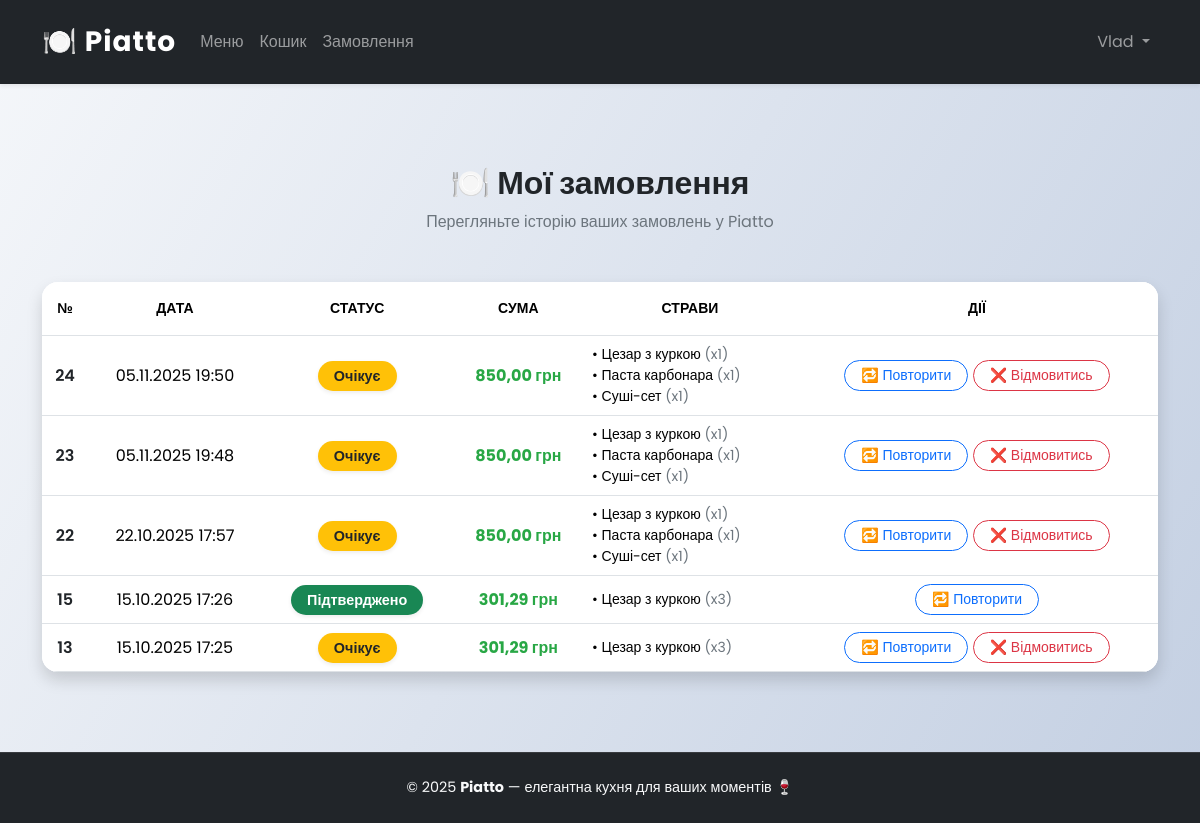
The page /orders/history/ (signed in) on the database its author committed.
### orders/models.py (models this page shows, shortened)
class Order(models.Model):
    payment_methods = (
        ("cash", "Готівка при отриманні"),
        ("card", "Онлайн оплата "),
    )
    user = models.ForeignKey(User, null=True, blank=True, on_delete=models.SET_NULL)
    name = models.CharField(max_length=150)
    phone = models.CharField(max_length=150)
    address = models.TextField()
    email = models.EmailField()
    payment_method = models.CharField(max_length=20, choices=payment_methods, default="cash")
    created_at = models.DateTimeField(auto_now_add=True)
    is_confirmed = models.BooleanField(default=False)  # замовлення підтверджене?
    token = models.UUIDField(default=uuid.uuid4, unique=True)  # унікальний токен для підтвердження
    @property
    def total_price(self):
        return sum(item.price * item.quantity for item in self.items.all())

class OrderItem(models.Model):
    order = models.ForeignKey(Order, on_delete=models.CASCADE, related_name="items")
    dish = models.ForeignKey(Dish, on_delete=models.CASCADE)
    quantity = models.PositiveIntegerField(default=1)
    price = models.DecimalField(max_digits=8, decimal_places=2, null=True, blank=True)

### menu/models.py (models this page shows, shortened)
class Dish(models.Model):
    name = models.CharField(max_length=150)
    category = models.ForeignKey(Category, on_delete=models.CASCADE, related_name="dishes")
    description = models.TextField()
    ingredients = models.TextField()
    image = models.ImageField(upload_to="dishes/", blank=True, null=True)
    price = models.FloatField(default=100.00)
    available = models.BooleanField(default=True)

### orders/views.py (the view)
# urls.py: path("history/", views.order_history, name="order_history"),
@login_required(login_url='register:login')
def order_history(request):
    orders = Order.objects.filter(user=request.user).order_by('-created_at')
    return render(request, 'orders/order_history.html', {'orders': orders})

### templates/orders/order_history.html (shortened to what this page needs)
{% extends "base.html" %}
{% block content %}
<div class="container my-5">
  <div class="text-center mb-5">
    <h2 class="fw-bold text-dark mb-2">🍽️ Мої замовлення</h2>
    <p class="text-muted">Перегляньте історію ваших замовлень у Piatto</p>
  </div>
  {% if not user.is_authenticated %}
    <div class="text-center py-5">
      <h5 class="text-muted mb-3">Щоб переглянути історію замовлень, увійдіть у свій акаунт</h5>
      <a href="{% url 'register:login' %}" class="btn btn-lg btn-primary rounded-pill shadow-sm">
        🔐 Увійти
      </a>
    </div>
  {% elif orders %}
    <div class="table-responsive shadow rounded-4 overflow-hidden">
      <table class="table align-middle text-center mb-0 bg-white">
        <thead class="bg-light text-uppercase text-secondary small">
          <tr>
            <th class="py-3">№</th>
            <th>Дата</th>
            <th>Статус</th>
            <th>Сума</th>
            <th>Страви</th>
            <th>Дії</th>
          </tr>
        </thead>
        <tbody>
          {% for order in orders %}
          <tr class="order-row">
            <td class="fw-semibold text-dark">{{ order.id }}</td>
            <td>{{ order.created_at|date:"d.m.Y H:i" }}</td>
            <td>
              {% if order.is_confirmed %}
                <span class="badge rounded-pill bg-success px-3 py-2 shadow-sm">Підтверджено</span>
              {% else %}
                <span class="badge rounded-pill bg-warning text-dark px-3 py-2 shadow-sm">Очікує</span>
              {% endif %}
            </td>
            <td class="fw-bold text-success">{{ order.total_price }} грн</td>
            <td>
              <ul class="list-unstyled small mb-0 text-start">
                {% for item in order.items.all %}
                  <li>• {{ item.dish.name }} <span class="text-muted">(x{{ item.quantity }})</span></li>
                {% endfor %}
              </ul>
            </td>
            <td>
              <form method="post" action="{% url 'orders:repeat_order' order.id %}" class="d-inline">
                <button type="submit" class="btn btn-sm btn-outline-primary rounded-pill px-3">
                  🔁 Повторити
                </button>
              </form>
              {% if not order.is_confirmed %}
              <form method="post" action="{% url 'orders:cancel_order' order.id %}" class="d-inline" onsubmit="return confirm('Ви точно хочете відмовитись від цього замовлення?')">
                <button type="submit" class="btn btn-sm btn-outline-danger rounded-pill px-3">
                  ❌ Відмовитись
                </button>
              </form>
              {% endif %}
            </td>
          </tr>
          {% endfor %}
        </tbody>
      </table>
    </div>
  {% endif %}
</div>
{% endblock %}

### templates/base.html (shortened to what this page needs)
{% load static %}
<!DOCTYPE html>
<html lang="uk">
<head>
  <link href="https://cdn.jsdelivr.net/npm/bootstrap@5.3.3/dist/css/bootstrap.min.css" rel="stylesheet">
  <link rel="stylesheet" href="{% static 'css/style.css' %}">
</head>
<body class="d-flex flex-column min-vh-100">
  <nav class="navbar navbar-expand-lg navbar-dark shadow-sm py-3">
    <div class="container">
      <a class="navbar-brand fw-bold fs-3" href="{% url 'home' %}">
        🍽️ Piatto
      </a>
      <div class="collapse navbar-collapse" id="navbarNav">
        <ul class="navbar-nav me-auto mb-2 mb-lg-0">
          <li class="nav-item"><a class="nav-link" href="{% url 'menu:category_list' %}">Меню</a></li>
          <li class="nav-item"><a class="nav-link" href="{% url 'cart:cart_detail' %}">Кошик</a></li>
          <li class="nav-item"><a class="nav-link" href="{% url 'orders:order_history' %}">Замовлення</a></li>
        </ul>
        <ul class="navbar-nav ms-auto">
          {% if user.is_authenticated %}
          <li class="nav-item dropdown">
            <a class="nav-link dropdown-toggle" href="#" data-bs-toggle="dropdown">
              {{ user.username }}
            </a>
          </li>
          {% endif %}
        </ul>
      </div>
    </div>
  </nav>
  <main class="flex-grow-1">
    {% block content %}{% endblock %}
  </main>
  <footer class="footer text-center py-4 mt-auto">
    <div class="container">
      <p class="mb-0 text-light">
        &copy; 2025 <b>Piatto</b> — елегантна кухня для ваших моментів 🍷
      </p>
    </div>
  </footer>
</body>
</html>

### static/css/style.css (style rules this page uses)
body { font-family: 'Poppins', sans-serif; background: linear-gradient(120deg, #f5f7fa, #c3cfe2); color: #333; min-height: 100vh; display: flex; flex-direction: column; }
.navbar { background: #212529 !important; box-shadow: 0 4px 15px rgba(0, 0, 0, 0.2); }
.navbar-brand { font-weight: 700; letter-spacing: 1px; }
.nav-link { transition: 0.3s; }
main { flex: 1; padding-top: 2rem; padding-bottom: 2rem; }
.btn { border-radius: 0.75rem; transition: all 0.2s ease; }
.table { border-radius: 0.75rem; overflow: hidden; }
.table th, .table td { vertical-align: middle; text-align: center; }
.section-title, h2, h1 { font-weight: 700; color: #212529; margin-bottom: 1rem; }
footer { background: #212529; color: #ccc; text-align: center; padding: 1rem 0; margin-top: auto; font-size: 0.9rem; border-top: 1px solid rgba(255, 255, 255, 0.1); }
form { margin-bottom: 0; }
.badge { font-size: 0.9rem; padding: 0.4em 0.6em; }
.text-success { color: #28a745 !important; }
.text-muted { color: #6c757d !important; }
.container, .card, .table, .form-control { animation: fadeInUp 0.4s ease; }

### rows shown on the page
Order: id "24", created_at "05.11.2025 19:50", is_confirmed "Очікує", total_price "850,00"
OrderItem: dish.name "Цезар з куркою", quantity "1"
OrderItem: dish.name "Паста карбонара", quantity "1"
OrderItem: dish.name "Суші-сет", quantity "1"
Order: id "23", created_at "05.11.2025 19:48", is_confirmed "Очікує", total_price "850,00"
OrderItem: dish.name "Цезар з куркою", quantity "1"
OrderItem: dish.name "Паста карбонара", quantity "1"
OrderItem: dish.name "Суші-сет", quantity "1"
Order: id "22", created_at "22.10.2025 17:57", is_confirmed "Очікує", total_price "850,00"
OrderItem: dish.name "Цезар з куркою", quantity "1"
OrderItem: dish.name "Паста карбонара", quantity "1"
OrderItem: dish.name "Суші-сет", quantity "1"
Order: id "15", created_at "15.10.2025 17:26", is_confirmed "Підтверджено", total_price "301,29"
OrderItem: dish.name "Цезар з куркою", quantity "3"
Order: id "13", created_at "15.10.2025 17:25", is_confirmed "Очікує", total_price "301,29"
OrderItem: dish.name "Цезар з куркою", quantity "3"

### other values the page prints
{{ user.username }} "Vlad"
